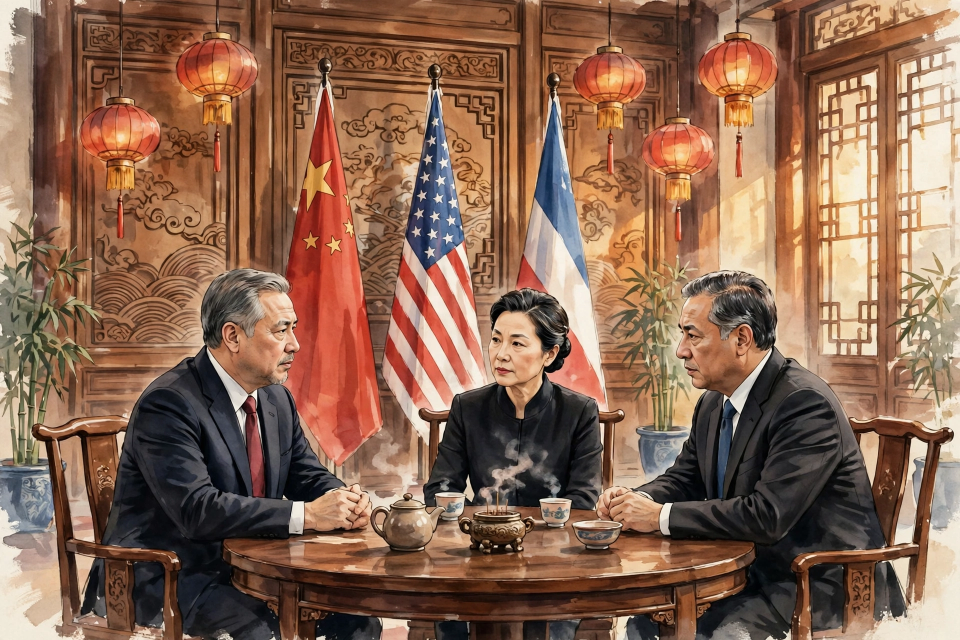
#> input picture assets/panel1.png, 1920 x 1280 px (shown at 1/2 size); its folder holds only this picture in this run
$ python build_image.py
#> lines starting #> are read from the running program, lines starting #| are printed output that depends on the picture
#!/usr/bin/env python3
"""Compose the front page for Thursday 19 November 2026 and save entry.png.

Everything on the page is drawn by this script: masthead, date band, six
story panels with headlines and sublines, and the ticker footer.
Only Pillow is used; the story panels come from the local assets folder.
"""

import os

from PIL import Image, ImageDraw, ImageFont, ImageOps

PAGE = 1024
MARGIN = 28
GUTTER = 16
PAPER = (247, 242, 231)
INK = (0, 0, 0)
CRIMSON = (178, 24, 43)
GREY = (90, 90, 90)
WHITE = (255, 255, 255)
BYTE_LIMIT = 1_048_576

SERIF_BOLD = "/usr/share/fonts/truetype/dejavu/DejaVuSerif-Bold.ttf"
SANS_BOLD = "/usr/share/fonts/truetype/dejavu/DejaVuSans-Bold.ttf"
SANS = "/usr/share/fonts/truetype/dejavu/DejaVuSans.ttf"

HERE = os.path.dirname(os.path.abspath(__file__))

STORIES = [
    (
        "TRUMP, XI AND PUTIN MEET IN SHENZHEN",
        "First-ever three-way summit ends with pledge that a nuclear war cannot be won",
    ),
    (
        "GTA VI IS OUT",
        "Rockstar's epic launches at midnight after a 13-year wait",
    ),
    (
        "COURT: MYANMAR COMMITTED GENOCIDE",
        "Top UN court rules against Myanmar over the Rohingya; verdict cannot be appealed",
    ),
    (
        "IRAN WIDENS WAR TO GULF STATES",
        "Tehran hits Gulf targets and tankers after US strikes on Qeshm island",
    ),
    (
        "EU PROPOSES \u20ac45BN LOAN FOR UKRAINE",
        "Brussels unveils joint-debt package as fighting intensifies on the eastern front",
    ),
    (
        "COP31 DRAFT DROPS FOSSIL FUELS",
        "Outcry as latest climate deal text in Antalya omits the phase-out",
    ),
]

TICKER = [
    "ANTHROPIC'S RECORD IPO HITS NASDAQ \u2022 FIJI AND TONGA DECLARE EL NI\u00d1O EMERGENCIES",
    "ISRAEL COMPLETES GAZA OPERATION BEYOND 'YELLOW LINE'",
]


def load(path, size):
    return ImageFont.truetype(path, size)


def shrink_to_fit(canvas, text, path, start_size, max_width):
    """Largest font size at which the text fits inside max_width."""
    size = start_size
    while size > 8:
        candidate = load(path, size)
        if canvas.textlength(text, font=candidate) <= max_width:
            return candidate
        size -= 1
    return load(path, 8)


def wrap_text(canvas, text, face, max_width):
    """Greedy word wrap measured with the real font."""
    lines = []
    current = ""
    for word in text.split():
        trial = f"{current} {word}".strip()
        if not current or canvas.textlength(trial, font=face) <= max_width:
            current = trial
        else:
            lines.append(current)
            current = word
    if current:
        lines.append(current)
    return lines


def block_height(face, line_count, leading):
    ascent, descent = face.getmetrics()
    return line_count * (ascent + descent + leading) - leading


def main():
    sheet = Image.new("RGB", (PAGE, PAGE), PAPER)
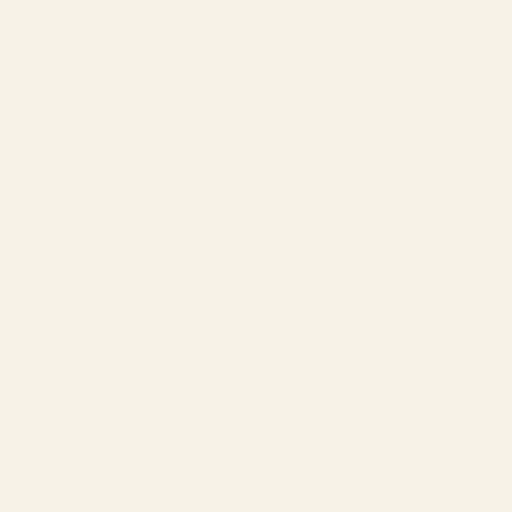
#> sheet: PIL image 1024x1024 RGB (shown at 1/2 size); mean R, G, B 247, 242, 231
    canvas = ImageDraw.Draw(sheet)
    content_w = PAGE - 2 * MARGIN
    col_w = (content_w - GUTTER) // 2

    # --- Top rules and masthead -------------------------------------------
    y = MARGIN
    canvas.rectangle([MARGIN, y, PAGE - MARGIN, y + 3], fill=INK)
    y += 11
    masthead = shrink_to_fit(canvas, "THE WORLD TODAY", SERIF_BOLD, 118, content_w)
    ascent, descent = masthead.getmetrics()
#> ascent = 79; descent = 20
    canvas.text((PAGE // 2, y), "THE WORLD TODAY", font=masthead, fill=INK, anchor="ma")
    y += ascent + descent + 8
#> y = 146
    canvas.rectangle([MARGIN, y, PAGE - MARGIN, y + 3], fill=INK)
    y += 13
#> y = 159

    # --- Crimson date band --------------------------------------------------
    canvas.rectangle([MARGIN, y, PAGE - MARGIN, y + 46], fill=CRIMSON)
    date_face = load(SANS_BOLD, 24)
    canvas.text(
        (PAGE // 2, y + 23),
        "THURSDAY 19 NOVEMBER 2026",
        font=date_face,
        fill=WHITE,
        anchor="mm",
    )
    y += 46 + 12
#> y = 217
    grid_top = y
#> grid_top = 217

    # --- Footer geometry (computed first so the grid can fill the rest) ----
    ticker_face = load(SANS_BOLD, 20)
    for line in TICKER:
        while (
            ticker_face.size > 8
            and canvas.textlength(line, font=ticker_face) > content_w - 16
        ):
            ticker_face = load(SANS_BOLD, ticker_face.size - 1)
    t_ascent, t_descent = ticker_face.getmetrics()
    ticker_line_h = t_ascent + t_descent + 4
    footer_h = 2 * ticker_line_h + 16
    footer_top = PAGE - MARGIN - footer_h

    # --- Story text layout ---------------------------------------------------
    head_face = load(SANS_BOLD, 23)
    sub_face = load(SANS, 16)
    laid_out = []
    for headline, subline in STORIES:
        head_lines = wrap_text(canvas, headline, head_face, col_w)
        sub_lines = wrap_text(canvas, subline, sub_face, col_w)
        laid_out.append((head_lines, sub_lines))
#> this loop made 6 passes
#> head_lines on passes 1 to 6: ['TRUMP, XI AND PUTIN MEET IN', 'SHENZHEN'], ['GTA VI IS OUT'], ['COURT: MYANMAR COMMITTED', 'GENOCIDE'], ['IRAN WIDENS WAR TO GULF STATES'], ['EU PROPOSES €45BN LOAN FOR', 'UKRAINE'], ['COP31 DRAFT DROPS FOSSIL FUELS']
#> after the loop, laid_out = 6 items
    tallest_text = 0
    for head_lines, sub_lines in laid_out:
        block = (
            block_height(head_face, len(head_lines), 3)
            + 4
            + block_height(sub_face, len(sub_lines), 2)
        )
        tallest_text = max(tallest_text, block)
#> this loop made 6 passes
#> (head_lines, block) on passes 1 to 6: (['TRUMP, XI AND PUTIN MEET IN', 'SHENZHEN'], 103), (['GTA VI IS OUT'], 51), (['COURT: MYANMAR COMMITTED', 'GENOCIDE'], 103), (['IRAN WIDENS WAR TO GULF STATES'], 72), (['EU PROPOSES €45BN LOAN FOR', 'UKRAINE'], 103), (['COP31 DRAFT DROPS FOSSIL FUELS'], 72)

    row_h = (footer_top - 12 - grid_top) // 3
#> row_h = 233
    panel_h = row_h - tallest_text - 10
#> panel_h = 120
    if panel_h < 80:
        panel_h = 80

    # --- Grid of panels ------------------------------------------------------
    for index, ((head_lines, sub_lines)) in enumerate(laid_out):
        row, col = divmod(index, 2)
#> row = 0; col = 0
        cell_x = MARGIN + col * (col_w + GUTTER)
#> cell_x = 28
        cell_y = grid_top + row * row_h
#> cell_y = 217

        panel_path = os.path.join(HERE, "assets", f"panel{index + 1}.png")
        with Image.open(panel_path) as raw:
#> raw is the input picture: PIL image 1920x1280 RGB; mean R, G, B 138.6, 102.5, 81.4
            panel = ImageOps.fit(raw.convert("RGB"), (col_w, panel_h), Image.LANCZOS)
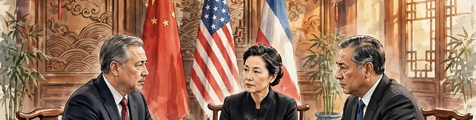
#> panel: PIL image 476x120 RGB; mean R, G, B 156.7, 117.2, 94.1
        sheet.paste(panel, (cell_x, cell_y))
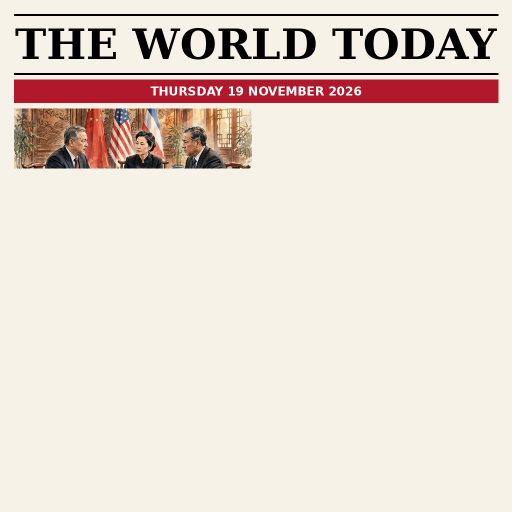
#> sheet: PIL image 1024x1024 RGB (shown at 1/2 size); mean R, G, B 231.9, 219.2, 209.1
        canvas.rectangle(
            [cell_x, cell_y, cell_x + col_w - 1, cell_y + panel_h - 1],
            outline=INK,
            width=2,
        )

        text_y = cell_y + panel_h + 6
#> text_y = 343
        for line in head_lines:
            canvas.text((cell_x, text_y), line, font=head_face, fill=INK)
            text_y += head_face.getmetrics()[0] + head_face.getmetrics()[1] + 3
#> this loop made 2 passes
#> (line, text_y) on passes 1 to 2: ('TRUMP, XI AND PUTIN MEET IN', 374), ('SHENZHEN', 405)
#> after the loop, text_y = 405
        text_y += 4
#> text_y = 409
        for line in sub_lines:
            canvas.text((cell_x, text_y), line, font=sub_face, fill=GREY)
            text_y += sub_face.getmetrics()[0] + sub_face.getmetrics()[1] + 2
#> this loop made 2 passes
#> text_y on pass 1: 430
#> (line, text_y) on pass 2: ('nuclear war cannot be won', 451)
#> after the loop, text_y = 451

    # --- Black ticker footer ---------------------------------------------------
    canvas.rectangle(
        [MARGIN, footer_top, PAGE - MARGIN, footer_top + footer_h], fill=INK
    )
    line_y = footer_top + 8 + t_ascent
    for line in TICKER:
        canvas.text((PAGE // 2, line_y), line, font=ticker_face, fill=WHITE, anchor="ma")
        line_y += ticker_line_h

    out_path = os.path.join(HERE, "entry.png")
    sheet.save(out_path, "PNG")
    size = os.path.getsize(out_path)
    if size > BYTE_LIMIT:
        sheet.convert("P", palette=Image.ADAPTIVE, colors=256).convert("RGB").save(
            out_path, "PNG"
        )
        size = os.path.getsize(out_path)
    print(f"entry.png: {sheet.size[0]}x{sheet.size[1]}, {size} bytes")


if __name__ == "__main__":
#> (the run stopped early here; a loop or call above may not have finished)
